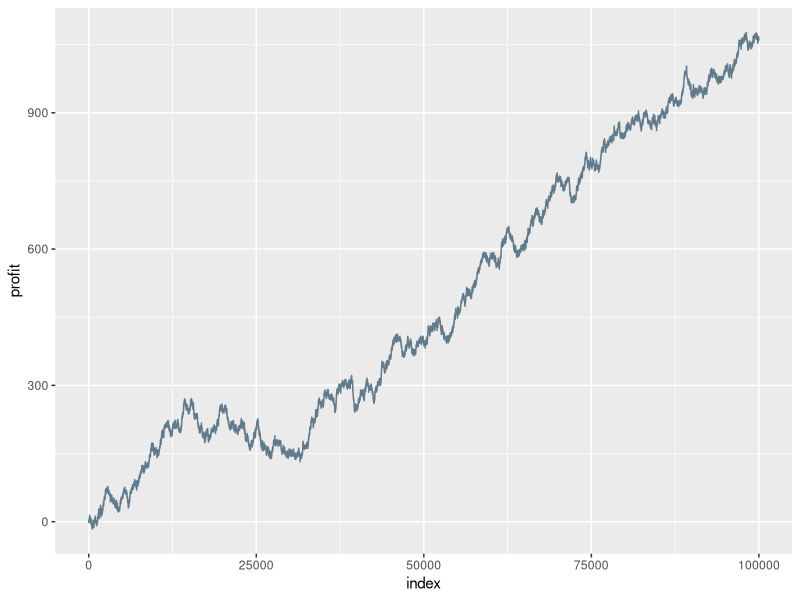
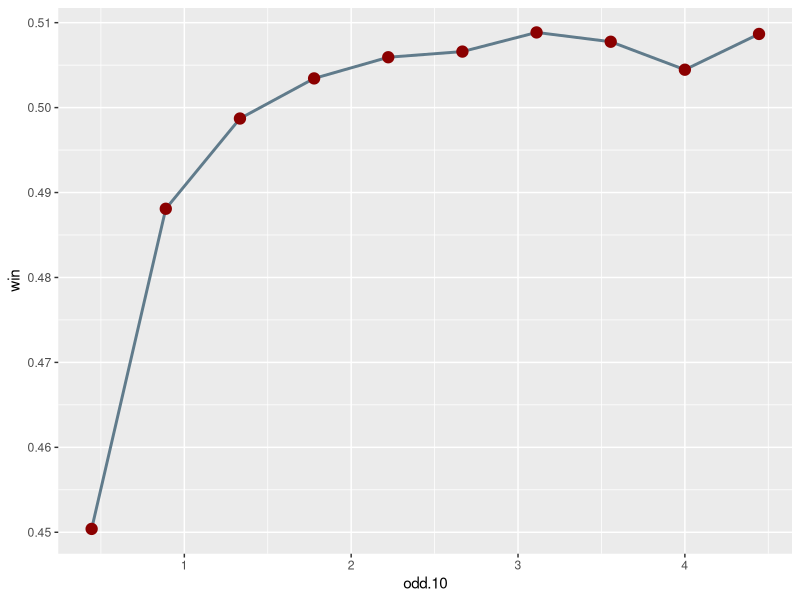

These charts were generated, in order, by the following R code:
library(ggplot2)

# game example

#build a card function: get a card, use n,m to control the probability of getting card with large number
card.select <- function(n=1,m=6) {
  x <- sample(1:13,1,prob=rep(c(n,m),c(9,4))/sum(rep(c(n,m),c(9,4))))
  # treat j,q,k as
  x <-ifelse(x>10,10,x)
  return(x)
}

#build a game function for getting the points of a player or a banker, set a point as a threshold o determine whether to stop getting cards.
game <- function(point) {
  # get 2 cards during start
  select <- c(card.select(),card.select())
  # convert A to 11 and sum up
  Ato11 <- select
  Ato11[Ato11==1] <- 11
  card.sum <- sum(Ato11)
  # detemine whether to get a card or stop if the sum exceeds the threshold
  while (card.sum <= point) { 
    select <- c(select, card.select())
    Ato11 <- select
    Ato11[Ato11==1] <- 11
    card.sum <- sum(Ato11)
  } 
  # if the sum > 21 and contains A, convert A to 1, and sum 
  if (card.sum > 21 && 1 %in% select) {
    card.sum <- sum(select)
  }
  # detemine whether to get a card or stop
  while (card.sum <= point) {
    select <- c(select, card.select())
    card.sum <- sum(select)
  }
  # if > 21, boom, set the point as 0. 
  y <-ifelse((card.sum<=21),card.sum,0)
  return(y)
  # cat('select=',select,'\n','return=',y,'\n')
}

# play with banker (threshold, banker-16, player-12)
player <- replicate(100000,game(12))
dealer <- replicate(100000,game(16))
#results: win, lose or tie
result <-ifelse(player > dealer,1,ifelse(player < dealer,-1,0))
# if boom and tie, player loses
result[player==0 & result==0] <- -1
#Analysis of the result
# remove the results of ties
result.no.tie <- result[result!=0]
# binominal test ( in this case, player has higher p to win)
binom.test(length(result.no.tie[result.no.tie==1]),length(result.no.tie))
# see to consecutive wins/loses
table(rle(result))
# cumulative profits
profit <- cumsum(result)
# visualisation of cumulative profits
q <- ggplot(data.frame(profit,index=1:length(profit)),aes(index,profit))
q + geom_line(colour='lightskyblue4')


# test the profit and loss of the player under diffeerent (m/n)s
odd.10 <-  win <- rep(0,10)
for (i in 1:10) {
  card.select <- function(n=1,m=i) {
    x <- sample(1:13,1,prob=rep(c(n,m),c(9,4))/sum(rep(c(n,m),c(9,4))))
    x <- ifelse(x>10,10,x)
    return(x)
  }
  odd.10[i] <- 4*i/9 # p for large number: 4i/(9+4i), p for small number: 9/(9+4i); odd of large/small = odd.10
  player <- replicate(100000,game(12))
  dealer <- replicate(100000,game(16))
  result <-ifelse(player > dealer,1,ifelse(player < dealer,-1,0))
  result[player==0 & result==0] <- -1
  result.no.tie <- result[result!=0]
  win[i] <- length(result.no.tie[result.no.tie==1])/length(result.no.tie)
}

d <- ggplot(data.frame(odd.10,win),aes(odd.10,win))
d + geom_line(colour='lightskyblue4',size=1) + 
  geom_point(colour='red4',size=3.5) 
#  geom_hline(win=0.5,linetype=2)
